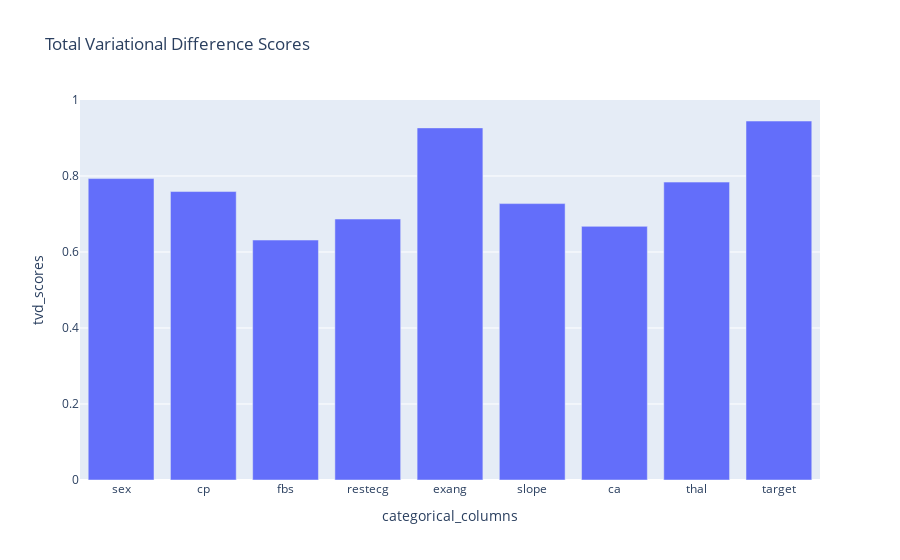

The notebook cell this image was saved under:
### Code cell
tvd_figure

### Figure 1 — Plotly figure (JSON) as saved in the notebook; plotly's stock layout.template omitted (floating-point values rounded to 4 significant figures)
{"data": [{"alignmentgroup": "True", "hovertemplate": "categorical_columns=%{x}<br>tvd_scores=%{y}<extra></extra>", "legendgroup": "", "marker": {"color": "#636efa", "pattern": {"shape": ""}}, "name": "", "offsetgroup": "", "orientation": "v", "showlegend": false, "textposition": "inside", "type": "bar", "x": ["sex", "cp", "fbs", "restecg", "exang", "slope", "ca", "thal", "target"], "xaxis": "x", "y": [0.7932, 0.7591, 0.6314, 0.6868, 0.9266, 0.7274, 0.6675, 0.7839, 0.9446], "yaxis": "y"}], "layout": {"barmode": "relative", "legend": {"tracegroupgap": 0}, "title": {"text": "Total Variational Difference Scores"}, "xaxis": {"anchor": "y", "domain": [0, 1], "title": {"text": "categorical_columns"}}, "yaxis": {"anchor": "x", "domain": [0, 1], "range": [0, 1], "title": {"text": "tvd_scores"}}}}
